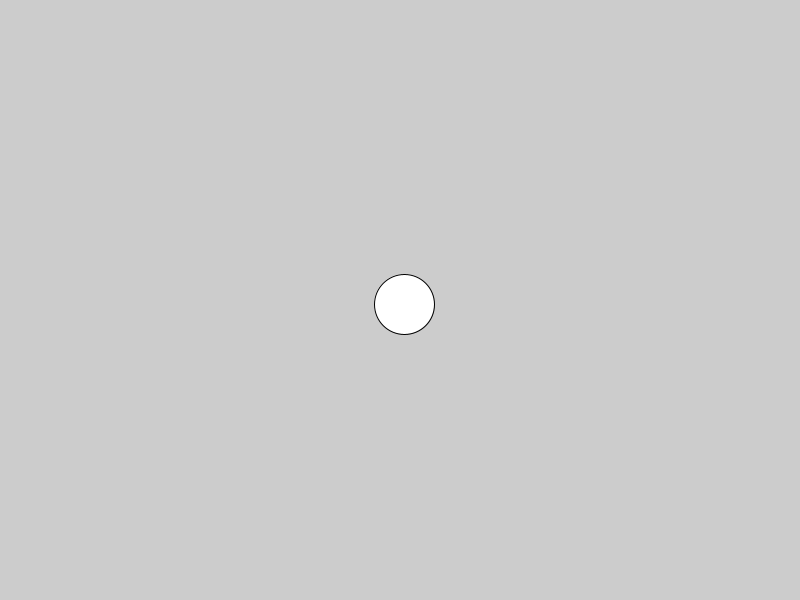
Frame 1 (no input)
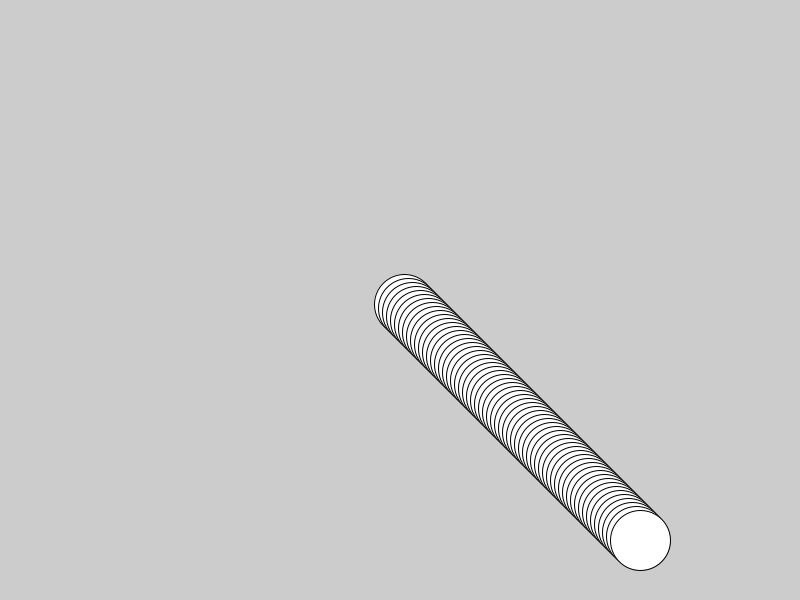
Frame 60 (the mouse pressed at the canvas centre just before this capture)
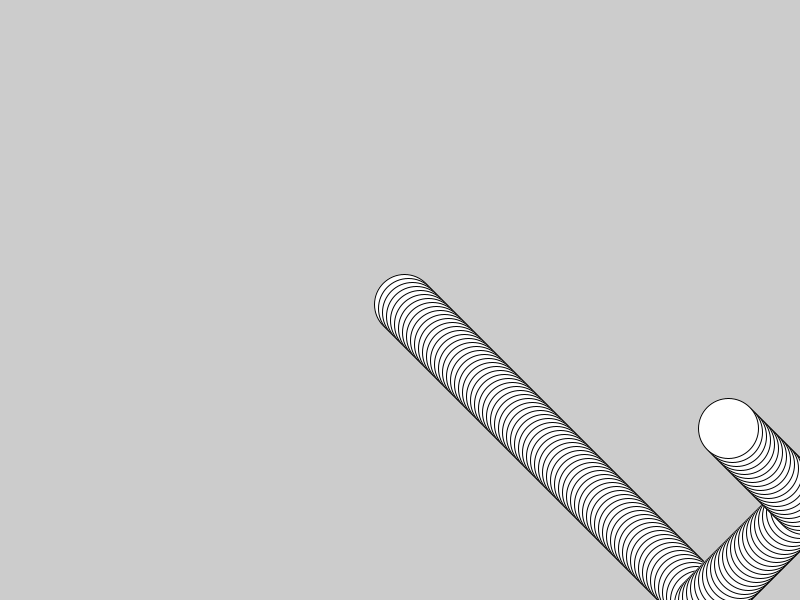
Frame 120 (the mouse held since frame 60 and released just before this capture)

The Processing sketch that drew these frames (run headless with seeded random() and noise(); from frame 60 on, the mouse is pressed at the canvas centre):

// Processing sketch: HelloWorldv1
// ── HelloWorldv1.pde
float x = 400;
float y = 300;

int xSpeed = 4;
int ySpeed = 4;

void setup () {
  size(800, 600);
}

void draw () {
  
  x += xSpeed;

  if (x > width || x < 0) {
    xSpeed *= -1;
  }  

  y += ySpeed;
  if (y > height || y < 0) {
    ySpeed *= -1;
  }
  ellipse(x, y, 60, 60);
}
